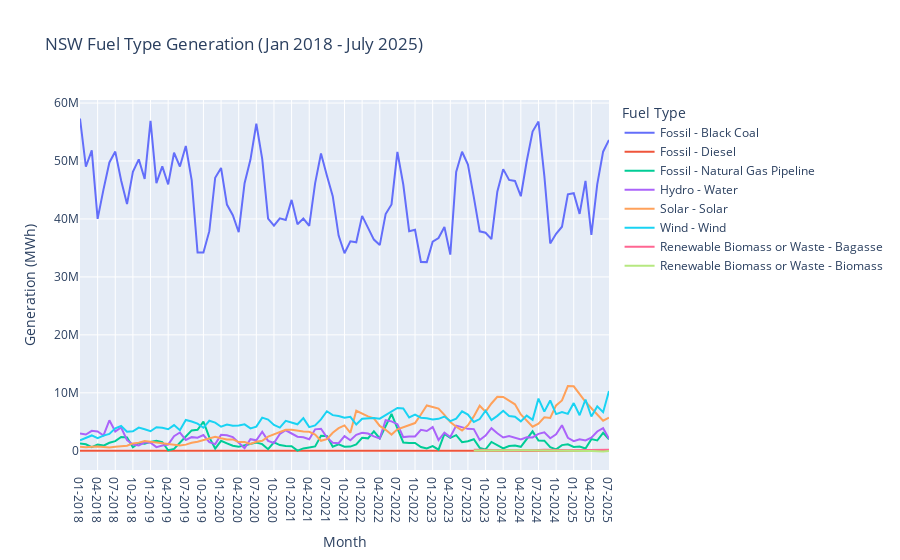

The notebook cell this image was saved under:
### Code cell
px.line(nsw_fuel_generation_agg, x = 'MONTH', y = 'SCADAVALUE', color = 'Fuel Type', title = 'NSW Fuel Type Generation (Jan 2018 - July 2025)', labels = {'SCADAVALUE': 'Generation (MWh)', 'MONTH': 'Month'})
